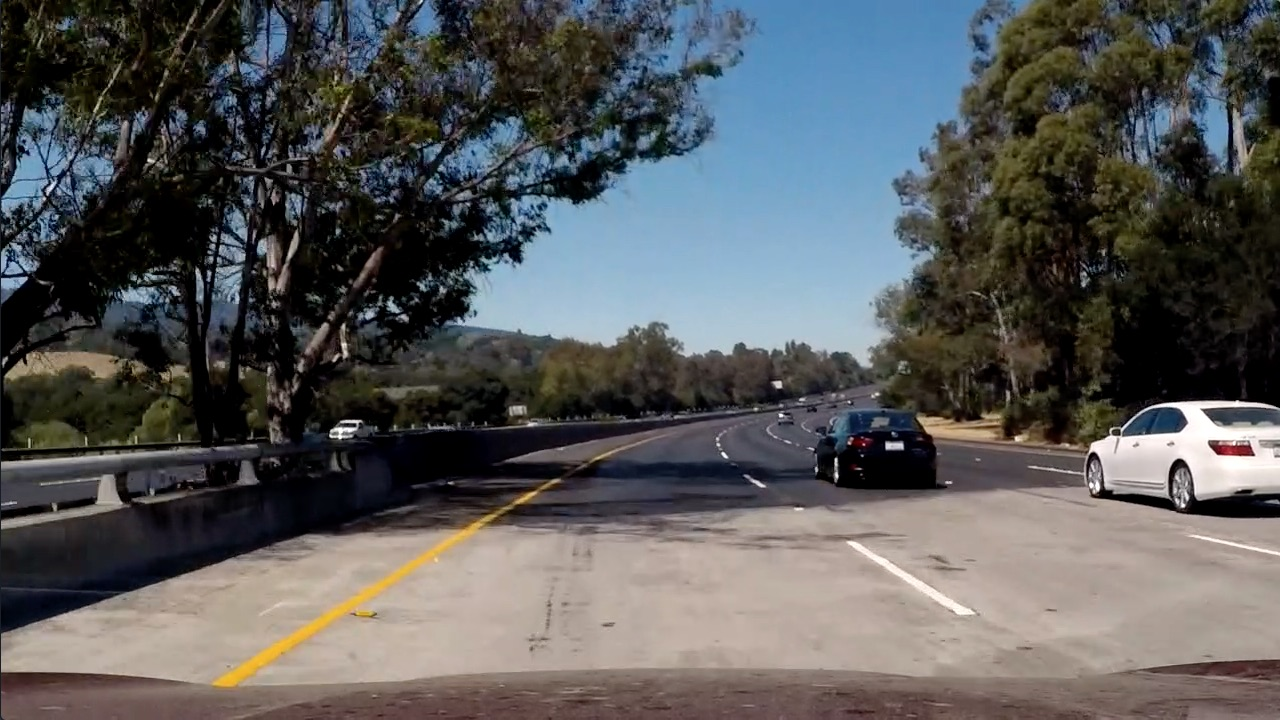
#> input picture test_images/test5.jpg, 1280 x 720 px
$ jupyter execute --allow-errors Untitled1.ipynb   (shell and % lines are left out)   (older library calls are emulated)
#> lines starting #> are read from the running program, lines starting #| are printed output that depends on the picture
[cell 1]
import numpy as np
import cv2
import matplotlib.pyplot as plt
import matplotlib.image as mpimg
import pickle
import glob

[cell 2]
dist_pickle = pickle.load( open( "wide_dist_pickle.p", "rb" ) )
#> (reads wide_dist_pickle.p from the repository)
mtx = dist_pickle["mtx"]
dist = dist_pickle["dist"]

[cell 3]
# [94 lines left out: functions sobel_thresh, mag_thresh, dir_threshold, color_threshold, s_channel_threshold, not called in this run]

[cell 4]
fname = 'test_images/test5.jpg'
img = cv2.imread(fname)
#> img is the input picture: shape (720, 1280, 3); mean B, G, R 89.8, 89.3, 88.5
dist_pickle = pickle.load( open( "wide_dist_pickle.p", "rb" ) )
mtx = dist_pickle["mtx"]
dist = dist_pickle["dist"]
imshape = img.shape #y,x coordinates
#> imshape = (720, 1280, 3)
undst = cv2.undistort(img, mtx, dist, None, mtx)
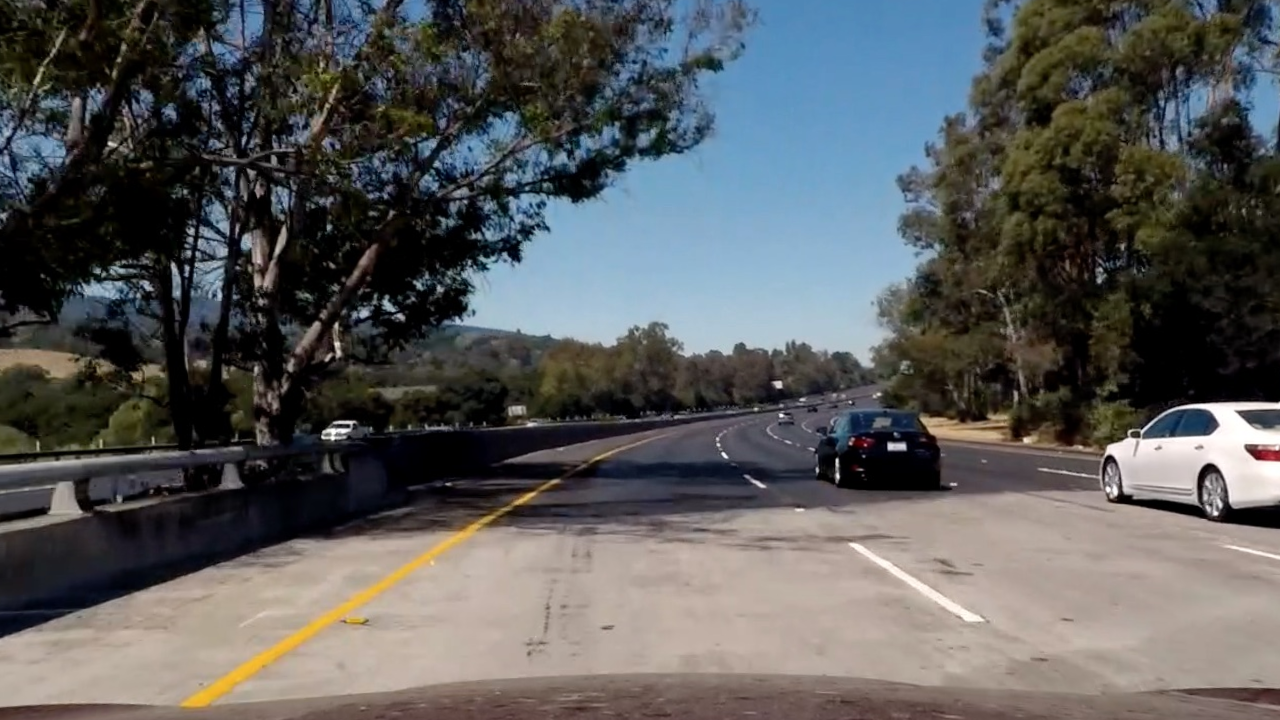
#> undst: shape (720, 1280, 3); mean B, G, R 90.7, 90.6, 89.7
undst = cv2.cvtColor(undst, cv2.COLOR_BGR2RGB)

#> (a cell that did not finish here is left out)

[cell 6]
preprocessImage = np.zeros_like(undst[:,:,0])
#> (the rest of this cell did not finish here and is left out)

[cell 7]
def threshold_pipeline(undst):
    gradx = abs_sobel_thresh(undst, orient='x', thresh_min=20, thresh_max=100)
    grady = abs_sobel_thresh(undst, orient='y', thresh_min=20, thresh_max=100)
    #magThr = mag_thresh(undst, sobel_kernel=3, mag_thresh=(30, 100))
    #dirThr = dir_threshold(undst, sobel_kernel=31, thresh=(0.5, 1))
    #s_binary = s_channel_threshold(undst, sthresh=(170,255))
    c_binary = color_threshold(undst, sthresh=(100,255), vthresh=(50,255),bthresh=(100,150))
    combined_binary = np.zeros_like(undst[:,:,0])
    combined_binary[((gradx == 1) & (grady ==1) | (c_binary == 1))] = 255


    return combined_binary

# [111 lines left out: functions region_of_interest, find_lane_pixels, fit_polynomial, not called in this run]

def pipeline_advanced_lane(img):
    # Test undistortion on an image

    gray = cv2.cvtColor(img, cv2.COLOR_BGR2GRAY)

    img_size = (gray.shape[1], gray.shape[0])

    # Do camera calibration given object points and image points
    undst = cv2.undistort(img, mtx, dist, None, mtx)
    undst = cv2.cvtColor(undst, cv2.COLOR_BGR2RGB)

    combinedResult = threshold_pipeline(undst)

    #Region of Interest Pipeline
    masked_image = region_of_interest(combinedResult, vertices)


    # Perspective Transform
    # For source points I'm grabbing the outer four detected corners
    src = np.float32([[120, 720],[550, 460],[700, 460],[1160, 720]])
    dst = np.float32([[200,720],[200,0],[1000,0],[1000,720]])
    M = cv2.getPerspectiveTransform(src,dst)
    Minv = cv2.getPerspectiveTransform(dst, src)
    binary_warped = cv2.warpPerspective(combinedResult, M, (imshape[1], imshape[0]), flags=cv2.INTER_LINEAR)
    #imshpe[1],imshape[0] to make it x y

    leftx, lefty, rightx, righty, out_img = find_lane_pixels(binary_warped)
    out_img, left_fitx, right_fitx, ploty  = fit_polynomial(binary_warped,leftx, lefty, rightx, righty, out_img)

    y_eval=np.max(ploty)
    ym_per_pix = 30/720 # meters per pixel in y dimension
    xm_per_pix = 3.7/700 # meters per pixel in x dimension

    left_fit = np.polyfit(lefty, leftx, 2)
    right_fit = np.polyfit(righty, rightx, 2)
    left_cr_fit=np.polyfit(ploty*ym_per_pix, left_fitx*xm_per_pix,2)
    right_cr_fit=np.polyfit(ploty*ym_per_pix, right_fitx*xm_per_pix,2)
    left_curverad=((1+(2*left_cr_fit[0]*y_eval/2. + left_cr_fit[1])**2)**1.5)/np.absolute(2*left_cr_fit[0])
    right_curverad=((1+(2*right_cr_fit[0]*y_eval/2. + right_cr_fit[1])**2)**1.5)/np.absolute(2*right_cr_fit[0])
    curverad = (left_curverad + right_curverad) / 2

    left_coeff=(left_fit[0]*719**2)+left_fit[1]*719+left_fit[2]
    right_coeff=(right_fit[0]*719**2)+right_fit[1]*719+right_fit[2]
    mpoint=((right_coeff-left_coeff)/2)+left_coeff
    offset=(640-mpoint)*xm_per_pix

    warp_zero = np.zeros_like(binary_warped).astype(np.uint8)
    color_warp = np.dstack((warp_zero, warp_zero, warp_zero))

    pts_left = np.array([np.transpose(np.vstack([left_fitx, ploty]))])
    pts_right = np.array([np.flipud(np.transpose(np.vstack([right_fitx, ploty])))])
    pts = np.hstack((pts_left, pts_right))
    cv2.fillPoly(color_warp, np.int_([pts]), (0,255, 0))
    cv2.polylines(color_warp, np.int32([pts_left]), isClosed=False, color=(255,0,255), thickness=20)
    cv2.polylines(color_warp, np.int32([pts_right]), isClosed=False, color=(0,255,255), thickness=20)
    lane_lines = cv2.warpPerspective(color_warp, Minv, (imshape[1], imshape[0]), flags=cv2.INTER_LINEAR)

    result = cv2.addWeighted(img, 1, lane_lines, 0.5, 0)
    text1 = 'Radius of curvature: ' + '{:04.0f}'.format(curverad) + 'm'
    text2 = 'Camera offset:'+ '{:03.2f}'.format(offset) + 'm'
    cv2.putText(result, text1,(25,50), cv2.FONT_HERSHEY_DUPLEX, 1.5, (0,255, 0), 2, cv2.LINE_AA)
    cv2.putText(result, text2,(25,100), cv2.FONT_HERSHEY_DUPLEX, 1.5, (0,255, 0), 2, cv2.LINE_AA)


    return result

fname = 'test_images/test6.jpg'
img = cv2.imread(fname)
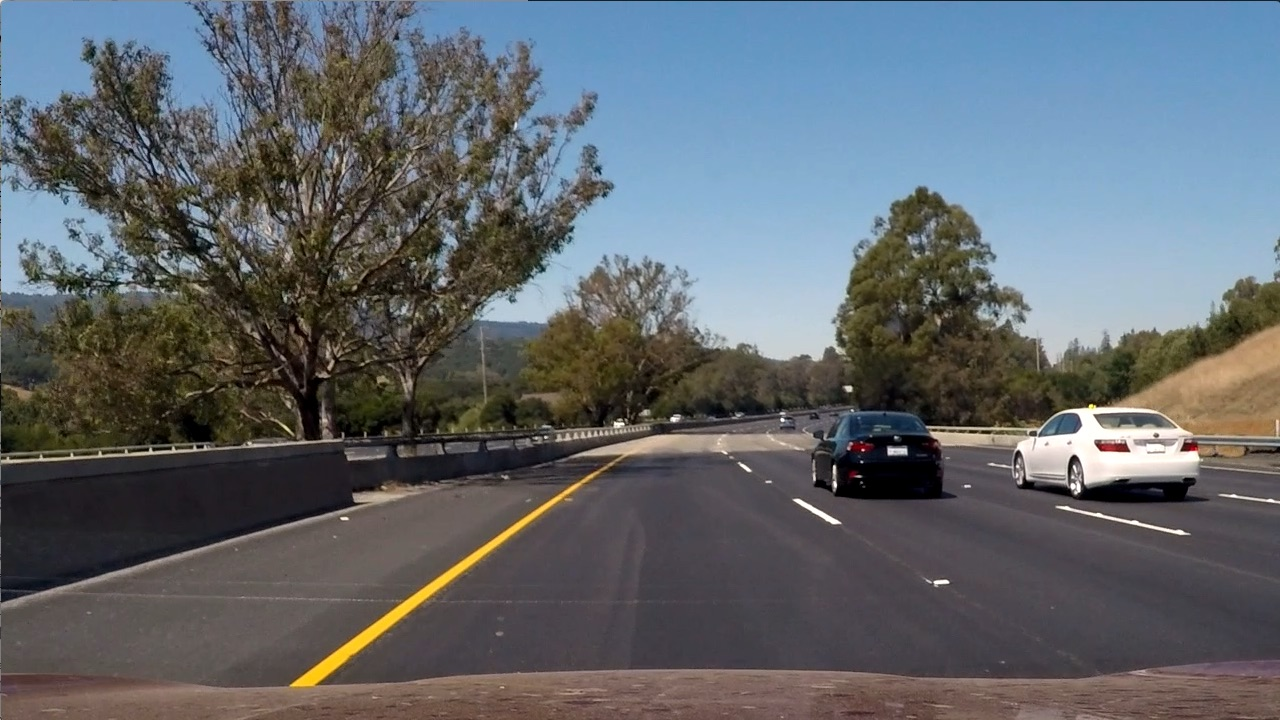
#> input picture test_images/test6.jpg, 1280 x 720 px
#> img is the input picture: shape (720, 1280, 3); mean B, G, R 107.9, 102.6, 97
dist_pickle = pickle.load( open( "wide_dist_pickle.p", "rb" ) )
mtx = dist_pickle["mtx"]
dist = dist_pickle["dist"]
imshape = img.shape #y,x coordinates
vertices = np.array([[(0,imshape[0]),(600,450), (750, 450), (imshape[1],imshape[0])]], dtype=np.int32)
#> (the rest of this cell did not finish here and is left out)

#> in pipeline_advanced_lane, `gray = cv2.cvtColor(img, cv2.COLOR_BGR2GRAY)`:
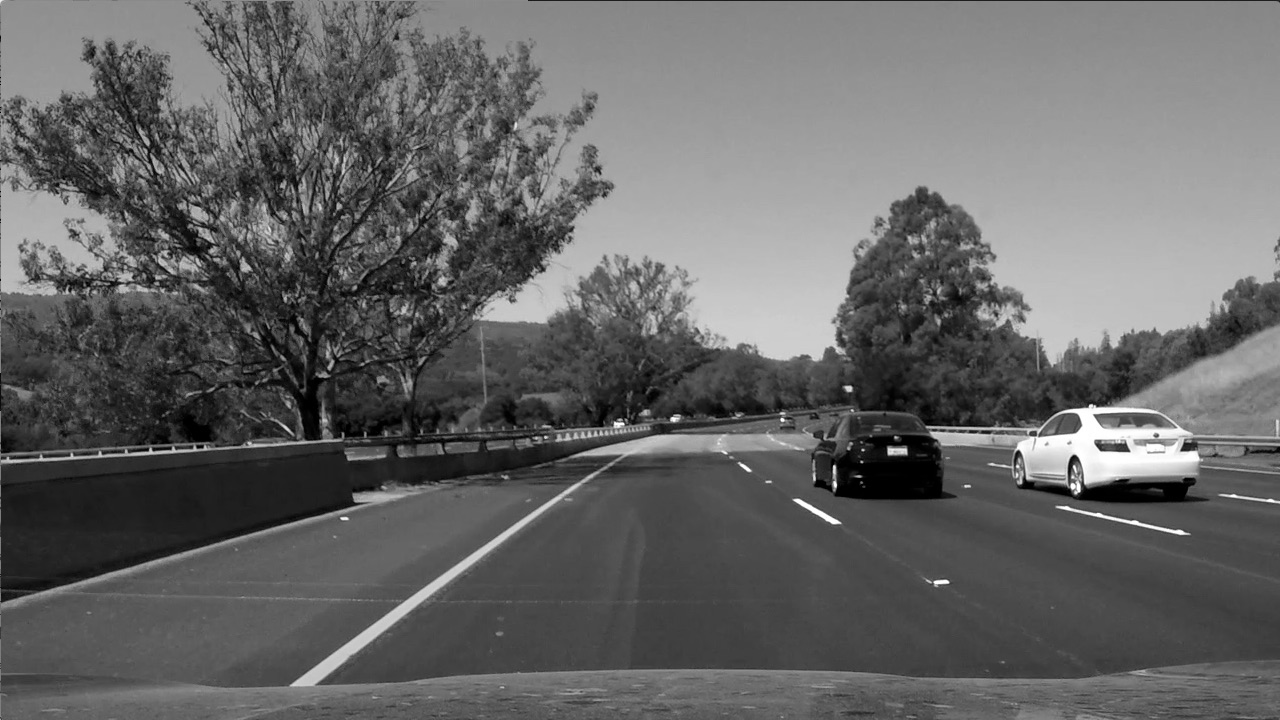
#> gray: shape (720, 1280); min 0, max 255, mean 101.5
#> in pipeline_advanced_lane, `undst = cv2.undistort(img, mtx, dist, None, mtx)`:
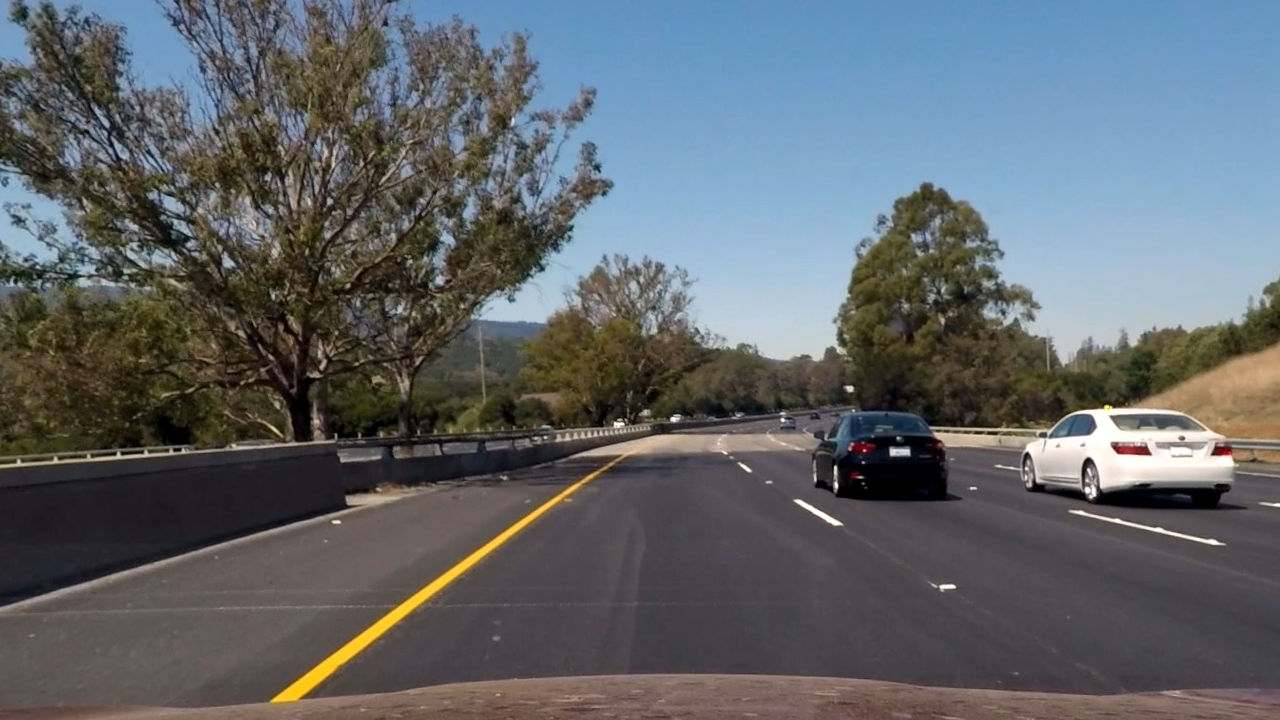
#> undst: shape (720, 1280, 3); mean B, G, R 106.1, 101.5, 96.4
plt.imshow(result)
